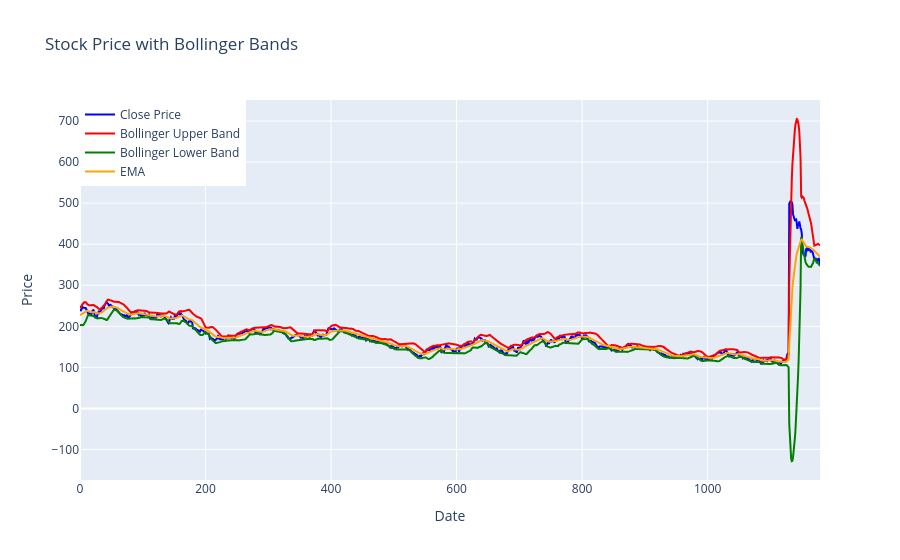

Notebook code cell kept with this figure:
### Code cell
from stock_data_analyser import StockDataAnalyser
analyser=StockDataAnalyser(stock_symbol='AAPL')
analyser.fetch_from_db_and_analyze()

### Figure 1 — Plotly figure (JSON) as saved in the notebook; plotly's stock layout.template omitted (floating-point values rounded to 4 significant figures; data arrays with more than 128 entries replaced by an {"elided": "..."} marker saying what was removed)
{"data": [{"line": {"color": "blue"}, "mode": "lines", "name": "Close Price", "type": "scatter", "x": {"elided": "1180 int values"}, "y": {"elided": "1180 float values"}}, {"line": {"color": "red"}, "mode": "lines", "name": "Bollinger Upper Band", "type": "scatter", "x": {"elided": "1180 int values"}, "y": {"elided": "1180 float values"}}, {"line": {"color": "green"}, "mode": "lines", "name": "Bollinger Lower Band", "type": "scatter", "x": {"elided": "1180 int values"}, "y": {"elided": "1180 float values"}}, {"line": {"color": "orange"}, "mode": "lines", "name": "EMA", "type": "scatter", "x": {"elided": "1180 int values"}, "y": {"elided": "1180 float values"}}], "layout": {"legend": {"x": 0, "y": 1}, "title": {"text": "Stock Price with Bollinger Bands"}, "xaxis": {"title": {"text": "Date"}}, "yaxis": {"title": {"text": "Price"}}}}
